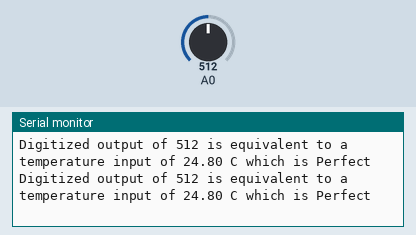
This program was run on a simulated ESP8266 (Wemos D1 mini). On the bench: the last lines printed to the serial monitor. The test bench sets the inputs (shaded band); at power-on: A0 = 512.

Above: at 2.8 s.
2.9 s: A0 set to 716
At 5.4 s:
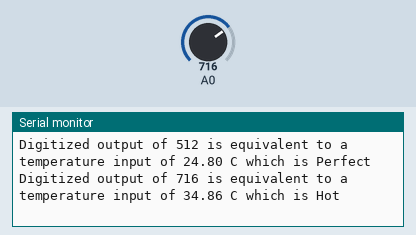
7.5 s: A0 set to 900
At 8.6 s:
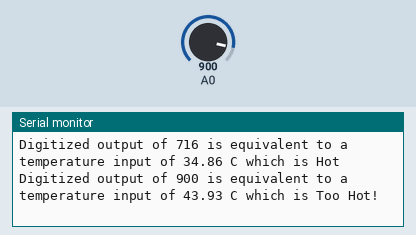
11.5 s: A0 set to 306
At 13.0 s:
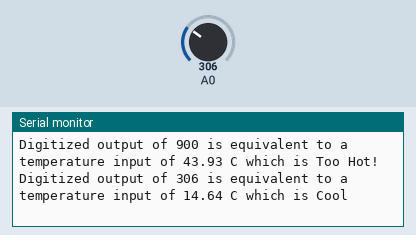
15.5 s: A0 set to 122
At 17.4 s:
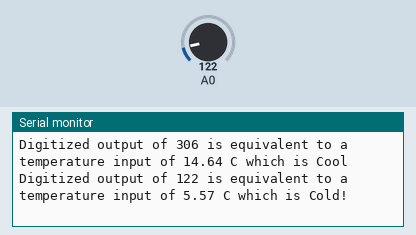

The program:

main.cpp
```cpp
// I Philip Pateman, 000778803 certify that this material is my original work. No other person's work has been used without due acknowledgement. I have not made my work available to anyone else.

#include <Arduino.h>

void setup() {
  // put your setup code here, to run once:
  // configure the USB serial monitor
  Serial.begin(115200);
}

void loop() {
  // put your main code here, to run repeatedly:
  int iVal;
  double voltage;
  String temp = "Cold!";

  // read digitized value from the D1 Mini's A/D convertor
  iVal = analogRead(A0);
  voltage = map(iVal, 9.0, 1023.0, 0.0, 5000);
  voltage = voltage / 100;
  if(voltage < 10){
    temp = "Cold!";
  }
  else if(voltage < 15){
    temp = "Cool";
  }
  else if(voltage < 25){
    temp = "Perfect";
  }
  else if(voltage < 30){
    temp = "Warm";
  }
  else if(voltage < 35){
    temp = "Hot";
  }
  else{
    temp = "Too Hot!";
  }
  // print value to the USB port
  Serial.println("Digitized output of " + String(iVal) + " is equivalent to a temperature input of " + voltage + " C which is " + temp);

  // wait 0.5 seconds (500 ms)
  delay(2000);
}
```

Measured:
- after the input at 2.9 s, the serial monitor: prints a new line after 1.1 s (image 1)
- after the input at 7.5 s, the serial monitor: prints a new line after 0.51 s (image 2)
- after the input at 11.5 s, the serial monitor: prints a new line after 0.51 s (image 3)
- after the input at 15.5 s, the serial monitor: prints a new line after 0.52 s (image 4)
